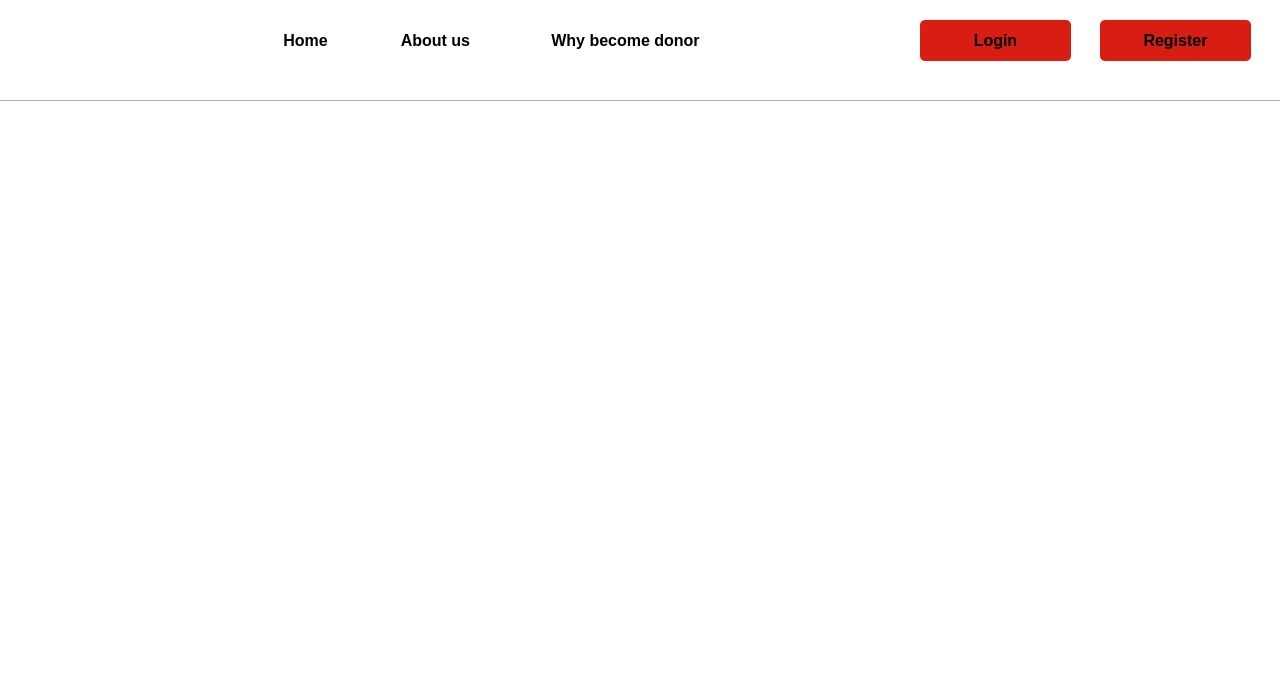
<?xml version="1.0" encoding="UTF-8"?>
<ui version="4.0">
 <class>why_become_donor</class>
 <widget class="QDialog" name="why_become_donor">
  <property name="geometry">
   <rect>
    <x>0</x>
    <y>0</y>
    <width>1280</width>
    <height>700</height>
   </rect>
  </property>
  <property name="windowTitle">
   <string>Dialog</string>
  </property>
  <property name="styleSheet">
   <string notr="true">background-color: rgb(255, 255, 255);</string>
  </property>
  <widget class="QPushButton" name="register_2">
   <property name="geometry">
    <rect>
     <x>1100</x>
     <y>20</y>
     <width>151</width>
     <height>41</height>
    </rect>
   </property>
   <property name="font">
    <font>
     <pointsize>12</pointsize>
     <bold>true</bold>
    </font>
   </property>
   <property name="styleSheet">
    <string notr="true">#register_2
{
 background-color:#D81E12;
border-radius:5px;
}</string>
   </property>
   <property name="text">
    <string>Register</string>
   </property>
  </widget>
  <widget class="QPushButton" name="login">
   <property name="geometry">
    <rect>
     <x>920</x>
     <y>20</y>
     <width>151</width>
     <height>41</height>
    </rect>
   </property>
   <property name="font">
    <font>
     <pointsize>12</pointsize>
     <bold>true</bold>
    </font>
   </property>
   <property name="styleSheet">
    <string notr="true">#login
{
 background-color:#D81E12;
border-radius:5px;
}</string>
   </property>
   <property name="text">
    <string>Login</string>
   </property>
  </widget>
  <widget class="QLabel" name="label_3">
   <property name="geometry">
    <rect>
     <x>40</x>
     <y>0</y>
     <width>81</width>
     <height>91</height>
    </rect>
   </property>
   <property name="styleSheet">
    <string notr="true">border-image: url(:/img/Images/logo1.png);</string>
   </property>
   <property name="text">
    <string/>
   </property>
  </widget>
  <widget class="Line" name="line">
   <property name="geometry">
    <rect>
     <x>0</x>
     <y>100</y>
     <width>1280</width>
     <height>3</height>
    </rect>
   </property>
   <property name="orientation">
    <enum>Qt::Horizontal</enum>
   </property>
  </widget>
  <widget class="QPushButton" name="about_2">
   <property name="geometry">
    <rect>
     <x>360</x>
     <y>20</y>
     <width>151</width>
     <height>41</height>
    </rect>
   </property>
   <property name="font">
    <font>
     <pointsize>12</pointsize>
     <bold>true</bold>
    </font>
   </property>
   <property name="styleSheet">
    <string notr="true">#about_2

{
 background-color:#rgb(255, 255, 255);
border-radius:5px;
}</string>
   </property>
   <property name="text">
    <string>About us</string>
   </property>
  </widget>
  <widget class="QPushButton" name="home">
   <property name="geometry">
    <rect>
     <x>230</x>
     <y>20</y>
     <width>151</width>
     <height>41</height>
    </rect>
   </property>
   <property name="font">
    <font>
     <pointsize>12</pointsize>
     <bold>true</bold>
    </font>
   </property>
   <property name="styleSheet">
    <string notr="true">#home

{
 background-color:#rgb(255, 255, 255);
border-radius:5px;
}</string>
   </property>
   <property name="text">
    <string>Home</string>
   </property>
  </widget>
  <widget class="QPushButton" name="why">
   <property name="geometry">
    <rect>
     <x>510</x>
     <y>20</y>
     <width>231</width>
     <height>41</height>
    </rect>
   </property>
   <property name="font">
    <font>
     <pointsize>12</pointsize>
     <bold>true</bold>
    </font>
   </property>
   <property name="styleSheet">
    <string notr="true">#why

{
 background-color:rgb(255, 255, 255);
border-radius:5px;
}</string>
   </property>
   <property name="text">
    <string>Why become donor</string>
   </property>
  </widget>
  <widget class="QLabel" name="label">
   <property name="geometry">
    <rect>
     <x>30</x>
     <y>110</y>
     <width>571</width>
     <height>581</height>
    </rect>
   </property>
   <property name="styleSheet">
    <string notr="true">border-image: url(:/Images/why.jpg);</string>
   </property>
   <property name="text">
    <string/>
   </property>
  </widget>
  <widget class="QLabel" name="label_2">
   <property name="geometry">
    <rect>
     <x>610</x>
     <y>110</y>
     <width>631</width>
     <height>571</height>
    </rect>
   </property>
   <property name="styleSheet">
    <string notr="true">border-image: url(:/Images/benefits.jpg);</string>
   </property>
   <property name="text">
    <string/>
   </property>
  </widget>
 </widget>
 <resources/>
 <connections/>
</ui>
